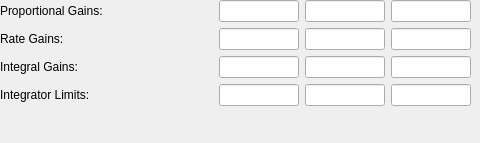
          <widget class="QWidget" name="gainPIDConfig">
           <property name="enabled">
            <bool>true</bool>
           </property>
           <attribute name="title">
            <string>PID Direct</string>
           </attribute>
           <widget class="QWidget" name="verticalLayoutWidget_12">
            <property name="geometry">
             <rect>
              <x>0</x>
              <y>0</y>
              <width>471</width>
              <height>134</height>
             </rect>
            </property>
            <layout class="QVBoxLayout" name="verticalLayout_19">
             <item>
              <layout class="QHBoxLayout" name="horizontalLayout_59">
               <item>
                <widget class="QLabel" name="label_35">
                 <property name="text">
                  <string>Proportional Gains:</string>
                 </property>
                </widget>
               </item>
               <item>
                <spacer name="horizontalSpacer_45">
                 <property name="orientation">
                  <enum>Qt::Horizontal</enum>
                 </property>
                 <property name="sizeHint" stdset="0">
                  <size>
                   <width>40</width>
                   <height>20</height>
                  </size>
                 </property>
                </spacer>
               </item>
               <item>
                <widget class="QLineEdit" name="gainKpX">
                 <property name="minimumSize">
                  <size>
                   <width>80</width>
                   <height>0</height>
                  </size>
                 </property>
                 <property name="maximumSize">
                  <size>
                   <width>80</width>
                   <height>16777215</height>
                  </size>
                 </property>
                </widget>
               </item>
               <item>
                <widget class="QLineEdit" name="gainKpY">
                 <property name="minimumSize">
                  <size>
                   <width>80</width>
                   <height>0</height>
                  </size>
                 </property>
                 <property name="maximumSize">
                  <size>
                   <width>80</width>
                   <height>16777215</height>
                  </size>
                 </property>
                </widget>
               </item>
               <item>
                <widget class="QLineEdit" name="gainKpZ">
                 <property name="minimumSize">
                  <size>
                   <width>80</width>
                   <height>0</height>
                  </size>
                 </property>
                 <property name="maximumSize">
                  <size>
                   <width>80</width>
                   <height>16777215</height>
                  </size>
                 </property>
                </widget>
               </item>
              </layout>
             </item>
             <item>
              <layout class="QHBoxLayout" name="horizontalLayout_60">
               <item>
                <widget class="QLabel" name="label_46">
                 <property name="text">
                  <string>Rate Gains:</string>
                 </property>
                </widget>
               </item>
               <item>
                <spacer name="horizontalSpacer_46">
                 <property name="orientation">
                  <enum>Qt::Horizontal</enum>
                 </property>
                 <property name="sizeHint" stdset="0">
                  <size>
                   <width>40</width>
                   <height>20</height>
                  </size>
                 </property>
                </spacer>
               </item>
               <item>
                <widget class="QLineEdit" name="gainKrX">
                 <property name="minimumSize">
                  <size>
                   <width>80</width>
                   <height>0</height>
                  </size>
                 </property>
                 <property name="maximumSize">
                  <size>
                   <width>80</width>
                   <height>16777215</height>
                  </size>
                 </property>
                </widget>
               </item>
               <item>
                <widget class="QLineEdit" name="gainKrY">
                 <property name="minimumSize">
                  <size>
                   <width>80</width>
                   <height>0</height>
                  </size>
                 </property>
                 <property name="maximumSize">
                  <size>
                   <width>80</width>
                   <height>16777215</height>
                  </size>
                 </property>
                </widget>
               </item>
               <item>
                <widget class="QLineEdit" name="gainKrZ">
                 <property name="minimumSize">
                  <size>
                   <width>80</width>
                   <height>0</height>
                  </size>
                 </property>
                 <property name="maximumSize">
                  <size>
                   <width>80</width>
                   <height>16777215</height>
                  </size>
                 </property>
                </widget>
               </item>
              </layout>
             </item>
             <item>
              <layout class="QHBoxLayout" name="horizontalLayout_61">
               <item>
                <widget class="QLabel" name="label_47">
                 <property name="text">
                  <string>Integral Gains:</string>
                 </property>
                </widget>
               </item>
               <item>
                <spacer name="horizontalSpacer_47">
                 <property name="orientation">
                  <enum>Qt::Horizontal</enum>
                 </property>
                 <property name="sizeHint" stdset="0">
                  <size>
                   <width>40</width>
                   <height>20</height>
                  </size>
                 </property>
                </spacer>
               </item>
               <item>
                <widget class="QLineEdit" name="gainKiX">
                 <property name="minimumSize">
                  <size>
                   <width>80</width>
                   <height>0</height>
                  </size>
                 </property>
                 <property name="maximumSize">
                  <size>
                   <width>80</width>
                   <height>16777215</height>
                  </size>
                 </property>
                </widget>
               </item>
               <item>
                <widget class="QLineEdit" name="gainKiY">
                 <property name="minimumSize">
                  <size>
                   <width>80</width>
                   <height>0</height>
                  </size>
                 </property>
                 <property name="maximumSize">
                  <size>
                   <width>80</width>
                   <height>16777215</height>
                  </size>
                 </property>
                </widget>
               </item>
               <item>
                <widget class="QLineEdit" name="gainKiZ">
                 <property name="minimumSize">
                  <size>
                   <width>80</width>
                   <height>0</height>
                  </size>
                 </property>
                 <property name="maximumSize">
                  <size>
                   <width>80</width>
                   <height>16777215</height>
                  </size>
                 </property>
                </widget>
               </item>
              </layout>
             </item>
             <item>
              <layout class="QHBoxLayout" name="horizontalLayout_73">
               <item>
                <widget class="QLabel" name="label_48">
                 <property name="text">
                  <string>Integrator Limits:</string>
                 </property>
                </widget>
               </item>
               <item>
                <spacer name="horizontalSpacer_59">
                 <property name="orientation">
                  <enum>Qt::Horizontal</enum>
                 </property>
                 <property name="sizeHint" stdset="0">
                  <size>
                   <width>40</width>
                   <height>20</height>
                  </size>
                 </property>
                </spacer>
               </item>
               <item>
                <widget class="QLineEdit" name="gainKiLimX">
                 <property name="minimumSize">
                  <size>
                   <width>80</width>
                   <height>0</height>
                  </size>
                 </property>
                 <property name="maximumSize">
                  <size>
                   <width>80</width>
                   <height>16777215</height>
                  </size>
                 </property>
                </widget>
               </item>
               <item>
                <widget class="QLineEdit" name="gainKiLimY">
                 <property name="minimumSize">
                  <size>
                   <width>80</width>
                   <height>0</height>
                  </size>
                 </property>
                 <property name="maximumSize">
                  <size>
                   <width>80</width>
                   <height>16777215</height>
                  </size>
                 </property>
                </widget>
               </item>
               <item>
                <widget class="QLineEdit" name="gainKiLimZ">
                 <property name="minimumSize">
                  <size>
                   <width>80</width>
                   <height>0</height>
                  </size>
                 </property>
                 <property name="maximumSize">
                  <size>
                   <width>80</width>
                   <height>16777215</height>
                  </size>
                 </property>
                </widget>
               </item>
              </layout>
             </item>
             <item>
              <spacer name="verticalSpacer_12">
               <property name="orientation">
                <enum>Qt::Vertical</enum>
               </property>
               <property name="sizeHint" stdset="0">
                <size>
                 <width>20</width>
                 <height>40</height>
                </size>
               </property>
              </spacer>
             </item>
            </layout>
           </widget>
          </widget>
